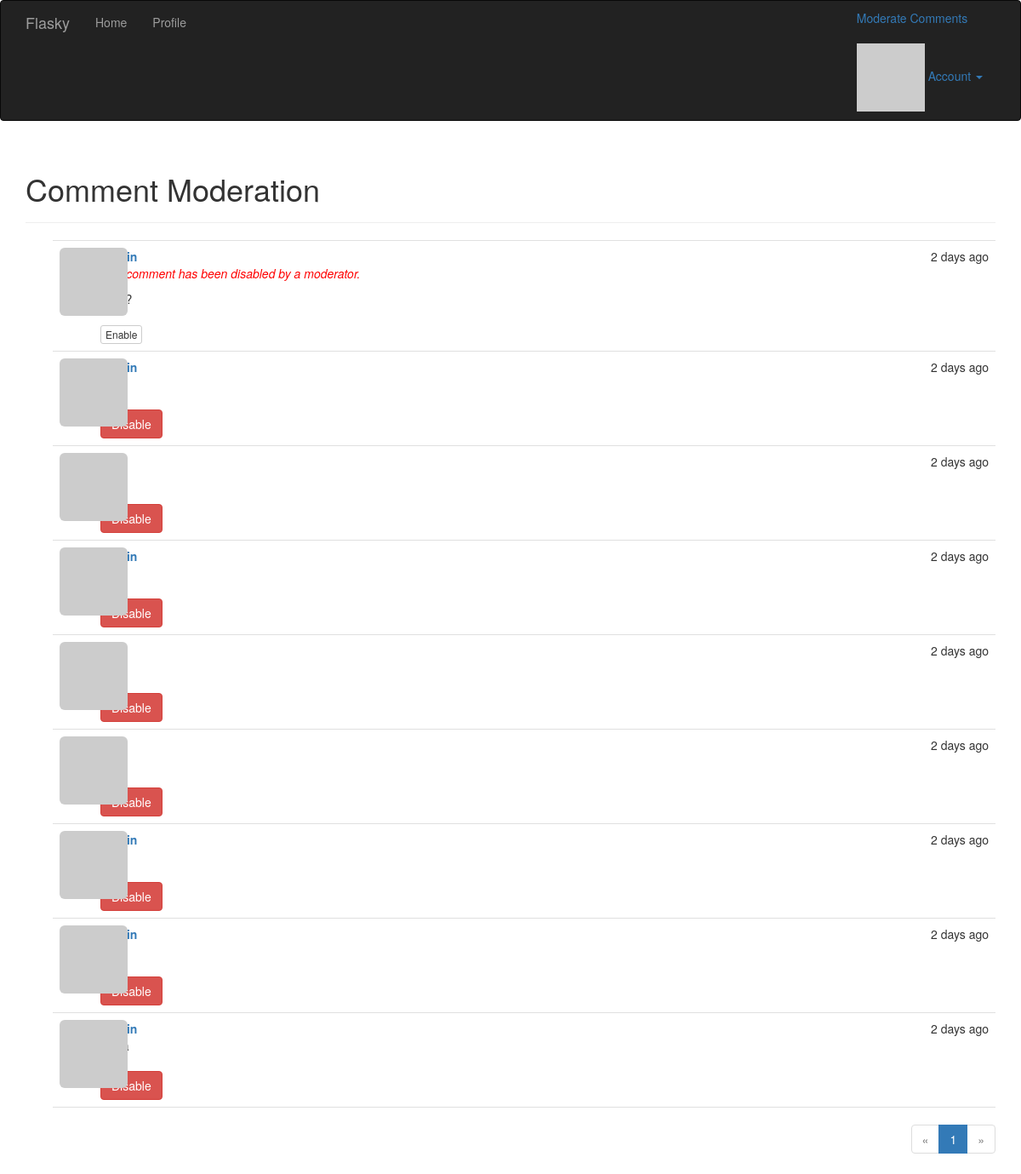
The app's page /moderate (signed in) with its own data.
### app/models.py (models this page shows, shortened)
class Comment(db.Model):
    __tablename__ = 'comments'
    id = db.Column(db.Integer, primary_key=True)
    body = db.Column(db.Text)
    body_html = db.Column(db.Text)
    timestamp = db.Column(db.DateTime, default=datetime.utcnow)
    disable = db.Column(db.Boolean)
    author_id = db.Column(db.Integer, db.ForeignKey('users.id'))
    post_id = db.Column(db.Integer, db.ForeignKey("posts.id"))

### app/main/views.py (the view)
@main.route("/moderate")
@login_required
@permission_required(Permission.MODERATE_COMMENTS)
def moderate():
    page = request.args.get('page', 1, type=int)
    pagination = Comment.query.order_by(Comment.timestamp.desc()).paginate(
        page, per_page=current_app.config["FLASKY_COMMENTS_PER_PAGE"],
        error_out=False)
    comments = pagination.items
    return render_template("moderate.html", comments=comments, pagination=pagination, page=page)

### app/auth/views.py (called while the page is built)
@auth.before_app_request
def before_request():
    if current_user.is_authenticated:
        current_user.ping()
        if not current_user.confirmed \
                and request.endpoint[:5] != "auth.":
            return redirect(url_for("auth.unconfirmed"))

### app/main/__init__.py (called while the page is built)
@main.app_context_processor
def inject_permissions():
    return dict(Permission=Permission)

### app/models.py (called while the page is built)
@login_manager.user_loader
def load_user(user_id):
    return User.query.get(int(user_id))

    def can(self, permissions):
        return self.role is not None and (self.role.permissions & permissions) == permissions

    def gravatar(self, size=100, default="identicon", rating="g"):
        if request.is_secure:
            url = "http://secure.gravatar.com/avatar"
        else:
            url = 'http://www.gravatar.com/avatar'
        hash = self.avatar_hash or hashlib.md5(self.email.encode("utf-8")).hexdigest()
        return '{url}/{hash}?s={size}&d={default}&r={rating}'.format(
            url=url, hash=hash, size=size, default=default, rating=rating)

    def ping(self):
        self.last_seen = datetime.utcnow()
        db.session.add(self)

### app/templates/moderate.html (shortened to what this page needs)
{% extends 'base.html' %}
{% import '_macros.html' as macros %}
{% block page_content %}
    <div class="page-header">
        <h1>Comment Moderation</h1>
    </div>
    {% set moderate = True %}
    {% include "_comments.html" %}
    {% if pagination %}
        <div class="pagination">
            {{ macros.pagination_widget(pagination, ".moderate") }}
        </div>
    {% endif %}
{% endblock %}

### app/templates/_comments.html (shortened to what this page needs)
<ul class="comments">
    {% for comment in comments %}
    <li class="comment">
        <div class="comment-thumbnail">
            <a href="{{ url_for('.user', username=comment.author.username) }}">
                <img class="img-rounded profile-thumbnail" src="{{ comment.author.gravatar(size=40) }}">
            </a>
        </div>
        <div class="comment-content">
            <div class="comment-date">{{ moment(comment.timestamp).fromNow() }}</div>
            <div class="comment-author"><a href="{{ url_for('.user', username=comment.author.username) }}">{{ comment.author.username }}</a></div>
            <div class="comment-body">
                {% if comment.disable %}
                    <p style="color: red">
                        <i>This comment has been disabled by a moderator.</i>
                    </p>
                {% endif %}
            </div>
            {% if moderate %}
                <br />
                {% if comment.disable %}
                    <a class="btn btn-default btn-xs" href="{{ url_for('.moderate_enable',
                            id=comment.id, page=page) }}">Enable</a>
                {% else %}
                    <a class="btn btn-danger brn-xs" href="{{ url_for('.moderate_disable',
                            id=comment.id, page=page) }}">Disable</a>
                {% endif %}
            {% endif %}
        </div>
    </li>
    {% endfor %}
</ul>

### app/static/css/styles.css (style rules this page uses)
.profile-thumbnail { position: absolute; }
ul.comments { list-style-type: none; padding: 0px; margin: 16px 0px 0px 0px; }
ul.comments li.comment { margin-left: 32px; padding: 8px; border-bottom: 1px solid #e0e0e0; }
ul.comments li.comment:nth-child(1) { border-top: 1px solid #e0e0e0; }
div.comment-date { float: right; }
div.comment-author { font-weight: bold; }
div.comment-thumbnail { position: absolute; }
div.comment-content { margin-left: 48px; min-height: 48px; }
div.pagination { width: 100%; text-align: right; padding: 0px; margin : 0px; }

### records on screen
Comment: timestamp "2 days ago", shows "This comment has been disabled by a moderator."
Comment: timestamp "2 days ago"
Comment: timestamp "2 days ago"
Comment: timestamp "2 days ago"
Comment: timestamp "2 days ago"
Comment: timestamp "2 days ago"
Comment: timestamp "2 days ago"
Comment: timestamp "2 days ago"
Comment: timestamp "2 days ago"

### other values on screen
{{ p }} "1"
